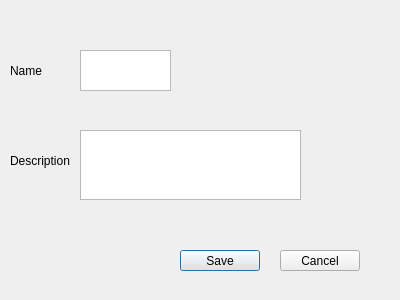
<?xml version="1.0" encoding="UTF-8"?>
<ui version="4.0">
 <class>SaveToDbDialog</class>
 <widget class="QDialog" name="SaveToDbDialog">
  <property name="geometry">
   <rect>
    <x>0</x>
    <y>0</y>
    <width>400</width>
    <height>300</height>
   </rect>
  </property>
  <property name="windowTitle">
   <string>Dialog</string>
  </property>
  <widget class="QTextEdit" name="NameText">
   <property name="geometry">
    <rect>
     <x>80</x>
     <y>50</y>
     <width>91</width>
     <height>41</height>
    </rect>
   </property>
  </widget>
  <widget class="QTextEdit" name="DescText">
   <property name="geometry">
    <rect>
     <x>80</x>
     <y>130</y>
     <width>221</width>
     <height>70</height>
    </rect>
   </property>
  </widget>
  <widget class="QLabel" name="label">
   <property name="geometry">
    <rect>
     <x>10</x>
     <y>60</y>
     <width>51</width>
     <height>21</height>
    </rect>
   </property>
   <property name="text">
    <string>Name</string>
   </property>
  </widget>
  <widget class="QLabel" name="label_2">
   <property name="geometry">
    <rect>
     <x>10</x>
     <y>150</y>
     <width>61</width>
     <height>21</height>
    </rect>
   </property>
   <property name="text">
    <string>Description</string>
   </property>
  </widget>
  <widget class="QPushButton" name="Save">
   <property name="geometry">
    <rect>
     <x>180</x>
     <y>250</y>
     <width>80</width>
     <height>21</height>
    </rect>
   </property>
   <property name="text">
    <string>Save</string>
   </property>
  </widget>
  <widget class="QPushButton" name="Cancel">
   <property name="geometry">
    <rect>
     <x>280</x>
     <y>250</y>
     <width>80</width>
     <height>21</height>
    </rect>
   </property>
   <property name="text">
    <string>Cancel</string>
   </property>
  </widget>
 </widget>
 <resources/>
 <connections/>
</ui>
